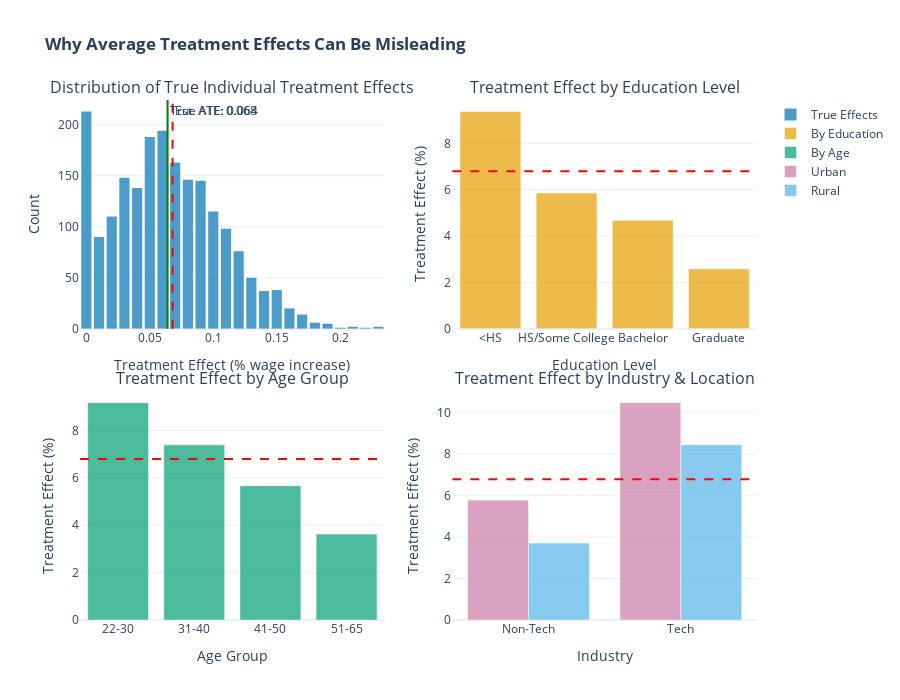

Notebook code cell kept with this figure:
### Code cell
# =============================================================================
# Visualize Hidden Heterogeneity (Interactive Plotly)
# =============================================================================

# Prepare education and age groups for visualization
data['education_group'] = pd.cut(data['education_years'], 
                                  bins=[0, 12, 14, 16, 25],
                                  labels=['<HS', 'HS/Some College', 'Bachelor', 'Graduate'])
data['age_group'] = pd.cut(data['age'], bins=[20, 30, 40, 50, 65],
                           labels=['22-30', '31-40', '41-50', '51-65'])

# Create subplots
fig = make_subplots(
    rows=2, cols=2,
    subplot_titles=(
        'Distribution of True Individual Treatment Effects',
        'Treatment Effect by Education Level',
        'Treatment Effect by Age Group',
        'Treatment Effect by Industry & Location'
    ),
    vertical_spacing=0.12,
    horizontal_spacing=0.1
)

# 1. True treatment effect distribution
fig.add_trace(
    go.Histogram(x=data['tau_true'], nbinsx=30, name='True Effects', 
                 marker_color=COLORS[0], opacity=0.7),
    row=1, col=1
)
fig.add_vline(x=result.ate, line_dash="dash", line_color="red", row=1, col=1,
              annotation_text=f"Est. ATE: {result.ate:.3f}")
fig.add_vline(x=data['tau_true'].mean(), line_dash="solid", line_color="green", row=1, col=1,
              annotation_text=f"True ATE: {data['tau_true'].mean():.3f}")

# 2. Effect by education
edu_effects = data.groupby('education_group', observed=True)['tau_true'].mean() * 100
fig.add_trace(
    go.Bar(x=edu_effects.index.astype(str), y=edu_effects.values, name='By Education',
           marker_color=COLORS[1], opacity=0.7),
    row=1, col=2
)
fig.add_hline(y=result.ate * 100, line_dash="dash", line_color="red", row=1, col=2)

# 3. Effect by age
age_effects = data.groupby('age_group', observed=True)['tau_true'].mean() * 100
fig.add_trace(
    go.Bar(x=age_effects.index.astype(str), y=age_effects.values, name='By Age',
           marker_color=COLORS[2], opacity=0.7),
    row=2, col=1
)
fig.add_hline(y=result.ate * 100, line_dash="dash", line_color="red", row=2, col=1)

# 4. Effect by industry and location
grouped = data.groupby(['industry_tech', 'rural'])['tau_true'].mean().unstack() * 100
for i, col in enumerate(['Urban', 'Rural'] if 0 in grouped.columns else grouped.columns):
    col_idx = 0 if col == 'Urban' else 1
    if col_idx in grouped.columns:
        fig.add_trace(
            go.Bar(x=['Non-Tech', 'Tech'], y=grouped[col_idx].values, name=col if col_idx == 0 else 'Rural',
                   marker_color=COLORS[3+i], opacity=0.7),
            row=2, col=2
        )
fig.add_hline(y=result.ate * 100, line_dash="dash", line_color="red", row=2, col=2)

fig.update_layout(
    title_text='<b>Why Average Treatment Effects Can Be Misleading</b>',
    height=700,
    showlegend=True,
    template='plotly_white'
)
fig.update_xaxes(title_text='Treatment Effect (% wage increase)', row=1, col=1)
fig.update_xaxes(title_text='Education Level', row=1, col=2)
fig.update_xaxes(title_text='Age Group', row=2, col=1)
fig.update_xaxes(title_text='Industry', row=2, col=2)
fig.update_yaxes(title_text='Count', row=1, col=1)
fig.update_yaxes(title_text='Treatment Effect (%)', row=1, col=2)
fig.update_yaxes(title_text='Treatment Effect (%)', row=2, col=1)
fig.update_yaxes(title_text='Treatment Effect (%)', row=2, col=2)

fig.show()

print("\n💡 KEY INSIGHT: The ATE of ~8% masks effects ranging from 0% to 25%!")
print("   Low-education, young, tech workers in urban areas benefit MUCH more.")

### Figure 1 — Plotly figure (JSON) as saved in the notebook; plotly's stock layout.template omitted (floating-point values rounded to 4 significant figures; data arrays with more than 128 entries replaced by an {"elided": "..."} marker saying what was removed)
{"data": [{"marker": {"color": "#0072B2"}, "name": "True Effects", "nbinsx": 30, "opacity": 0.7, "type": "histogram", "x": {"elided": "2000 float values"}, "xaxis": "x", "yaxis": "y"}, {"marker": {"color": "#E69F00"}, "name": "By Education", "opacity": 0.7, "type": "bar", "x": ["<HS", "HS/Some College", "Bachelor", "Graduate"], "xaxis": "x2", "y": [9.376, 5.859, 4.678, 2.586], "yaxis": "y2"}, {"marker": {"color": "#009E73"}, "name": "By Age", "opacity": 0.7, "type": "bar", "x": ["22-30", "31-40", "41-50", "51-65"], "xaxis": "x3", "y": [9.172, 7.39, 5.665, 3.625], "yaxis": "y3"}, {"marker": {"color": "#CC79A7"}, "name": "Urban", "opacity": 0.7, "type": "bar", "x": ["Non-Tech", "Tech"], "xaxis": "x4", "y": [5.785, 10.48], "yaxis": "y4"}, {"marker": {"color": "#56B4E9"}, "name": "Rural", "opacity": 0.7, "type": "bar", "x": ["Non-Tech", "Tech"], "xaxis": "x4", "y": [3.709, 8.458], "yaxis": "y4"}], "layout": {"annotations": [{"font": {"size": 16}, "showarrow": false, "text": "Distribution of True Individual Treatment Effects", "x": 0.225, "xanchor": "center", "xref": "paper", "y": 1.0, "yanchor": "bottom", "yref": "paper"}, {"font": {"size": 16}, "showarrow": false, "text": "Treatment Effect by Education Level", "x": 0.775, "xanchor": "center", "xref": "paper", "y": 1.0, "yanchor": "bottom", "yref": "paper"}, {"font": {"size": 16}, "showarrow": false, "text": "Treatment Effect by Age Group", "x": 0.225, "xanchor": "center", "xref": "paper", "y": 0.44, "yanchor": "bottom", "yref": "paper"}, {"font": {"size": 16}, "showarrow": false, "text": "Treatment Effect by Industry & Location", "x": 0.775, "xanchor": "center", "xref": "paper", "y": 0.44, "yanchor": "bottom", "yref": "paper"}, {"showarrow": false, "text": "Est. ATE: 0.068", "x": 0.06791, "xanchor": "left", "xref": "x", "y": 1, "yanchor": "top", "yref": "y domain"}, {"showarrow": false, "text": "True ATE: 0.064", "x": 0.064, "xanchor": "left", "xref": "x", "y": 1, "yanchor": "top", "yref": "y domain"}], "height": 700, "shapes": [{"line": {"color": "red", "dash": "dash"}, "type": "line", "x0": 0.06791, "x1": 0.06791, "xref": "x", "y0": 0, "y1": 1, "yref": "y domain"}, {"line": {"color": "green", "dash": "solid"}, "type": "line", "x0": 0.064, "x1": 0.064, "xref": "x", "y0": 0, "y1": 1, "yref": "y domain"}, {"line": {"color": "red", "dash": "dash"}, "type": "line", "x0": 0, "x1": 1, "xref": "x2 domain", "y0": 6.791, "y1": 6.791, "yref": "y2"}, {"line": {"color": "red", "dash": "dash"}, "type": "line", "x0": 0, "x1": 1, "xref": "x3 domain", "y0": 6.791, "y1": 6.791, "yref": "y3"}, {"line": {"color": "red", "dash": "dash"}, "type": "line", "x0": 0, "x1": 1, "xref": "x4 domain", "y0": 6.791, "y1": 6.791, "yref": "y4"}], "showlegend": true, "title": {"text": "<b>Why Average Treatment Effects Can Be Misleading</b>"}, "xaxis": {"anchor": "y", "domain": [0.0, 0.45], "title": {"text": "Treatment Effect (% wage increase)"}}, "xaxis2": {"anchor": "y2", "domain": [0.55, 1.0], "title": {"text": "Education Level"}}, "xaxis3": {"anchor": "y3", "domain": [0.0, 0.45], "title": {"text": "Age Group"}}, "xaxis4": {"anchor": "y4", "domain": [0.55, 1.0], "title": {"text": "Industry"}}, "yaxis": {"anchor": "x", "domain": [0.56, 1.0], "title": {"text": "Count"}}, "yaxis2": {"anchor": "x2", "domain": [0.56, 1.0], "title": {"text": "Treatment Effect (%)"}}, "yaxis3": {"anchor": "x3", "domain": [0.0, 0.44], "title": {"text": "Treatment Effect (%)"}}, "yaxis4": {"anchor": "x4", "domain": [0.0, 0.44], "title": {"text": "Treatment Effect (%)"}}}}
